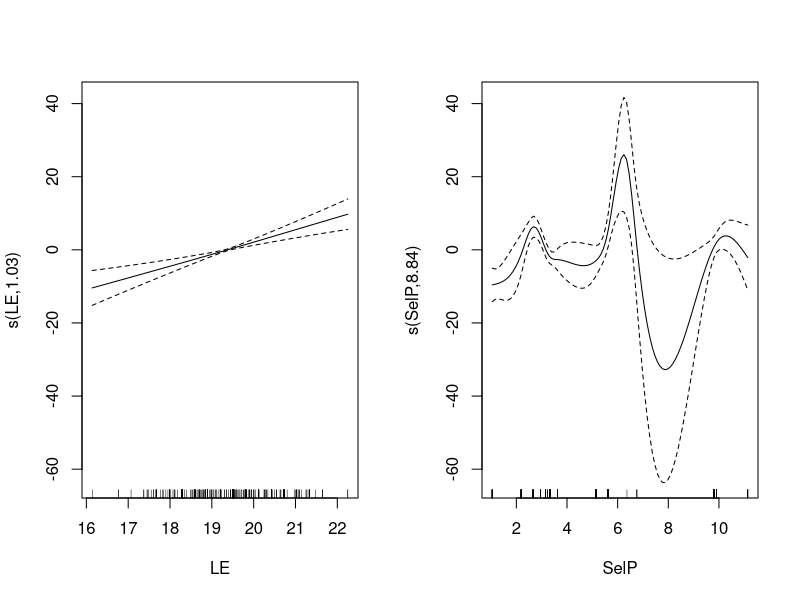
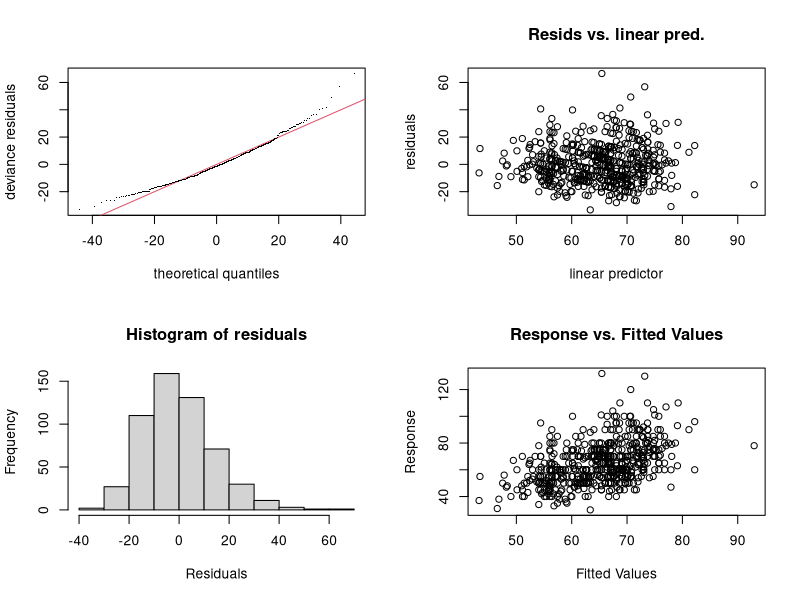
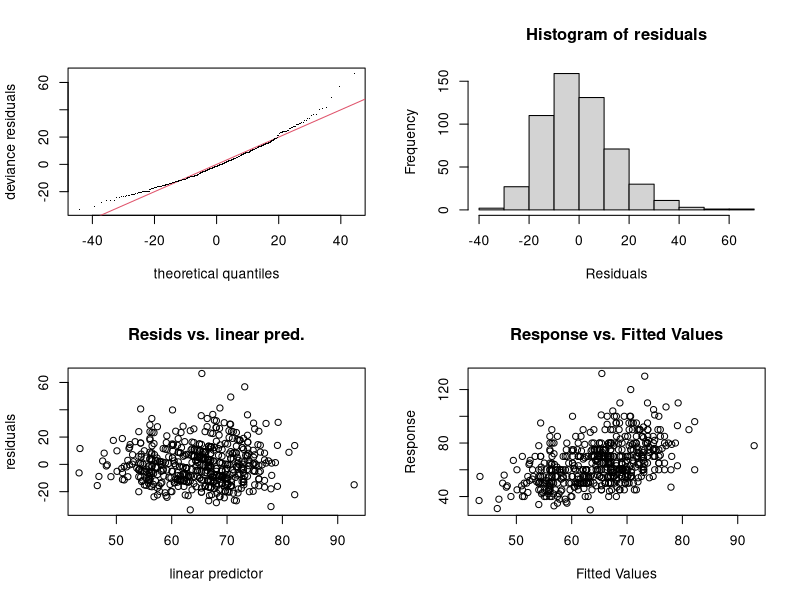

Recreate these plots in R, in order.
## ---- chunk 1
library(tidyverse)
Fin <- read_csv("NewFinLN.csv")
Fin <- Fin[,c('LE','m4','NewStatus','SelP')]
Fin <- na.omit(Fin)       #omit NA's
## ---- chunk 2
library(mgcv)
fin <- gam(m4~s(LE,bs="ts")+s(SelP,bs="ts")+NewStatus,data=Fin)
summary(fin)
## ---- chunk 3
par(mfrow=c(1,2))
plot(fin)
## ---- chunk 4
par(mfrow=c(2,2))
gam.check(fin)
## ---- chunk 5
resid <- residuals(fin, type = "deviance")
linpred <- napredict(fin$na.action, fin$linear.predictors)
observed.y <- napredict(fin$na.action, fin$y)
par(mfrow=c(2,2))
qq.gam(fin, rep = 0, level = 0.9, type = "deviance", rl.col = 2, 
       rep.col = "gray80")
hist(resid, xlab = "Residuals", main = "Histogram of residuals")
plot(linpred, resid, main = "Resids vs. linear pred.", 
     xlab = "linear predictor", ylab = "residuals")
plot(fitted(fin), observed.y, xlab = "Fitted Values", 
     ylab = "Response", main = "Response vs. Fitted Values")

## ---- chunk 6
data("airquality")
ozone <- airquality[complete.cases(airquality),]
m1    <- lm(cbind(Ozone,Solar.R)~Temp+Wind,data=ozone)
summary(m1)
